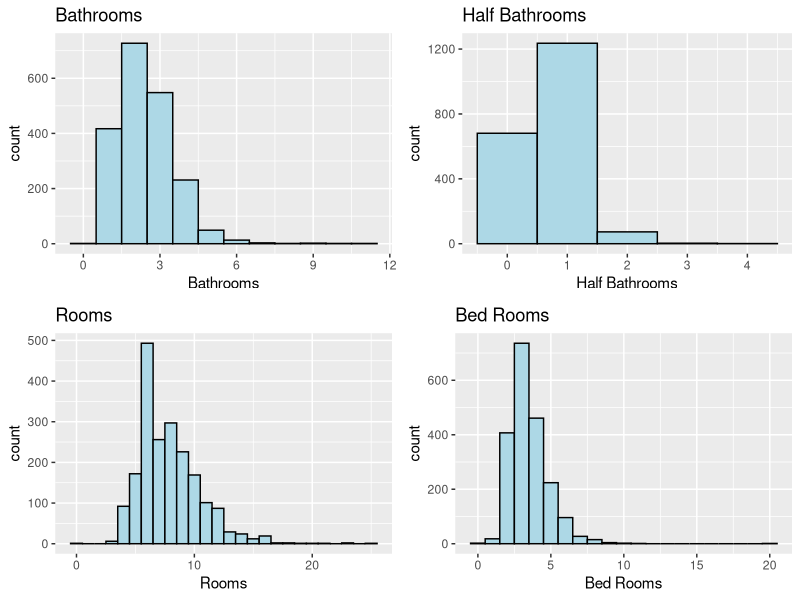
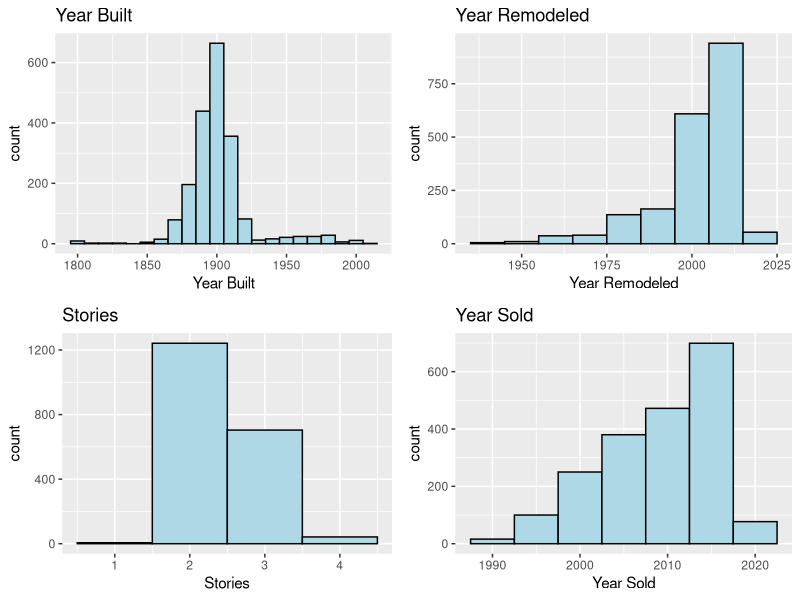
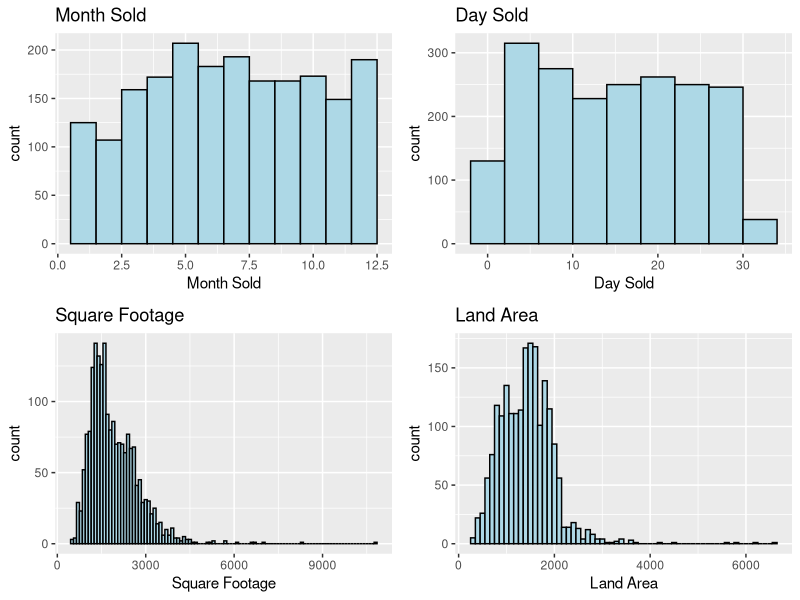
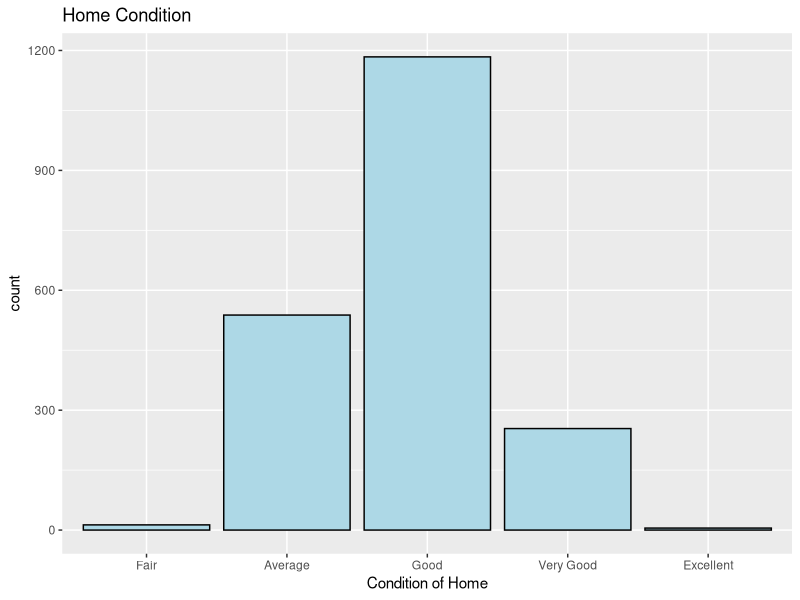
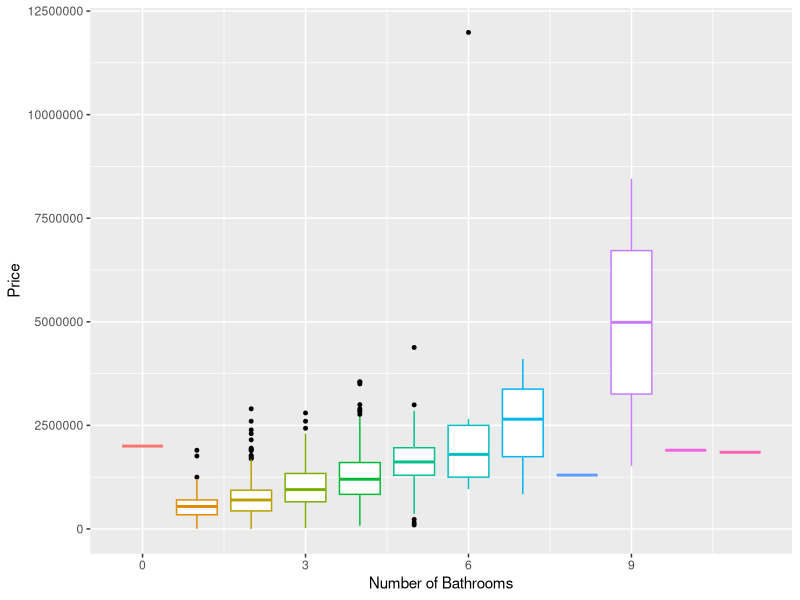
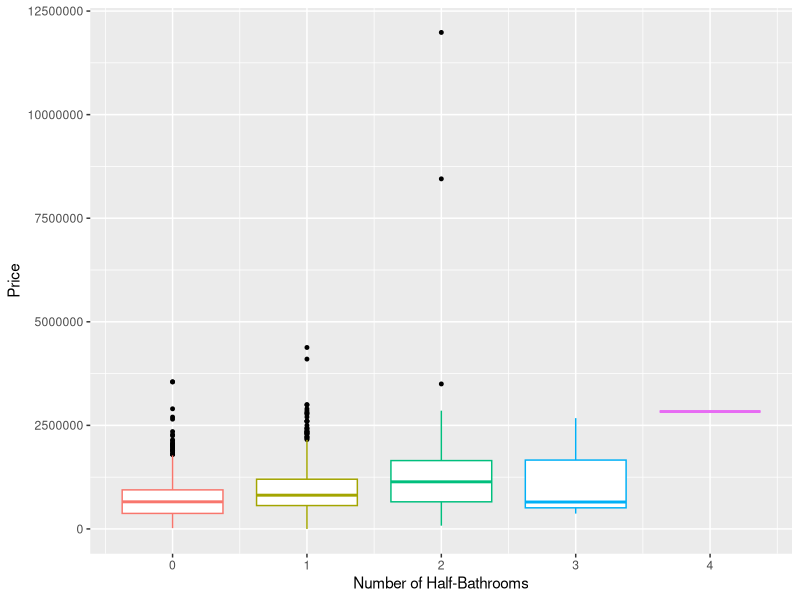
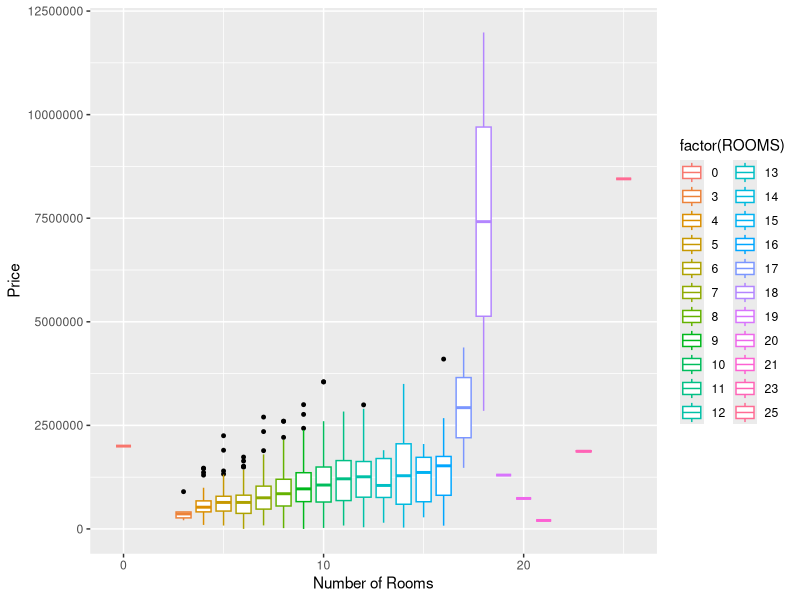
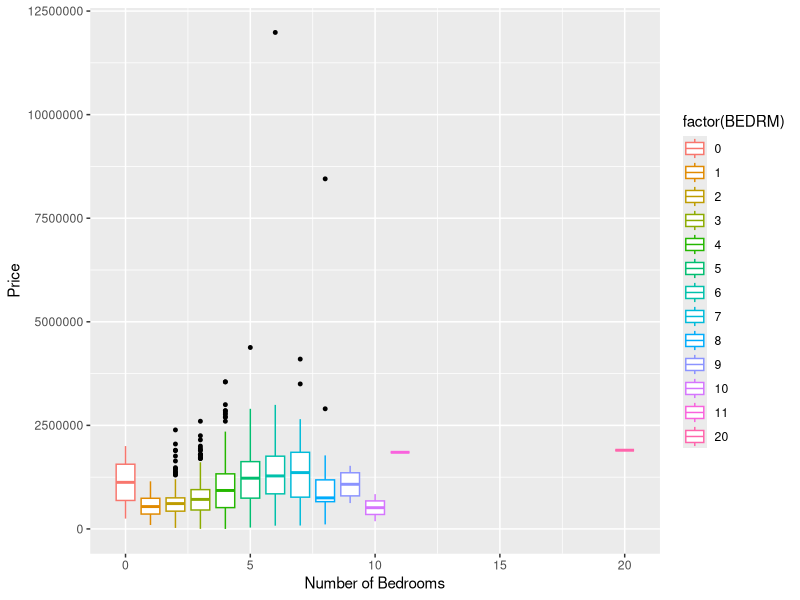

These figures' R source, in order:
## ---- chunk 1
knitr::opts_chunk$set(echo = TRUE)
library(ggplot2)
library(dplyr)
library(readr)
library(car)
library(broom)
library(corrplot)
library(gridExtra)
## ---- chunk 2

houses <- read.csv("DC_properties_clean.csv")

excl_rows <- houses[sample(nrow(houses), 5), ] # Exclude Random Rows
houses <- setdiff(houses, excl_rows)

houses$CNDTN <- factor(houses$CNDTN, order = TRUE, levels = c("Fair", "Average", "Good", "Very Good", "Excellent"))

## ---- chunk 3

summary(houses)

## ---- chunk 4

require(gridExtra)

plot1 <- ggplot(houses, aes(x = BATHRM))+
  geom_histogram(color="black", fill="light blue", binwidth = 1)+
  labs(x="Bathrooms", title="Bathrooms")

plot2 <- ggplot(houses, aes(x = HF_BATHRM))+
  geom_histogram(color="black", fill="light blue", binwidth = 1)+
  labs(x="Half Bathrooms", title="Half Bathrooms")

plot3 <- ggplot(houses, aes(x = ROOMS))+
  geom_histogram(color="black", fill="light blue", binwidth = 1)+
  labs(x="Rooms", title="Rooms")

plot4 <- ggplot(houses, aes(x = BEDRM))+
  geom_histogram(color="black", fill="light blue", binwidth = 1)+
  labs(x="Bed Rooms", title="Bed Rooms")

grid.arrange(plot1, plot2, plot3, plot4, nrow =2, ncol = 2)



plot5 <- ggplot(houses, aes(x = AYB))+
  geom_histogram(color="black", fill="light blue", binwidth = 10)+
  labs(x="Year Built", title="Year Built")

plot6 <- ggplot(houses, aes(x = YR_RMDL))+
  geom_histogram(color="black", fill="light blue", binwidth = 10)+
  labs(x="Year Remodeled", title="Year Remodeled")

plot7 <- ggplot(houses, aes(x = STORIES))+
  geom_histogram(color="black", fill="light blue", binwidth = 1)+
  labs(x="Stories", title="Stories")

plot8 <- ggplot(houses, aes(x = SALEYEAR))+
  geom_histogram(color="black", fill="light blue", binwidth = 5)+
  labs(x="Year Sold", title="Year Sold")

grid.arrange(plot5, plot6, plot7, plot8, nrow =2, ncol = 2)



plot9 <- ggplot(houses, aes(x = SALEMONTH))+
  geom_histogram(color="black", fill="light blue", binwidth = 1)+
  labs(x="Month Sold", title="Month Sold")

plot10 <- ggplot(houses, aes(x = SALEDAY))+
  geom_histogram(color="black", fill="light blue", binwidth = 4)+
  labs(x="Day Sold", title="Day Sold")

plot11 <- ggplot(houses, aes(x = GBA))+
  geom_histogram(color="black", fill="light blue", binwidth = 100)+
  labs(x="Square Footage", title="Square Footage")

plot12 <- ggplot(houses, aes(x = LANDAREA))+
  geom_histogram(color="black", fill="light blue", binwidth = 100)+
  labs(x="Land Area", title="Land Area")

grid.arrange(plot9, plot10, plot11, plot12, nrow =2, ncol = 2)


ggplot(houses, aes(x = CNDTN))+
  geom_bar(color="black", fill="light blue")+
  labs(x="Condition of Home", title="Home Condition")

## ---- chunk 5

ggplot(houses, aes(x=BATHRM, y = PRICE, color = factor(BATHRM))) +
  geom_boxplot(outlier.color = "black", outlier.size = 1, show.legend = FALSE) +
  labs(x="Number of Bathrooms", y="Price")
    
ggplot(houses, aes(x=HF_BATHRM, y=PRICE, color = factor(HF_BATHRM))) +
  geom_boxplot(outlier.color = "black", outlier.size = 1, show.legend = FALSE) +
  labs(x="Number of Half-Bathrooms", y="Price")

ggplot(houses, aes(x=ROOMS, y=PRICE, color = factor(ROOMS))) +
  geom_boxplot(outlier.color = "black", outlier.size = 1) +
  labs(x="Number of Rooms", y="Price")

ggplot(houses, aes(x=BEDRM, y=PRICE, color = factor(BEDRM))) +
  geom_boxplot(outlier.color = "black", outlier.size = 1) +
  labs(x="Number of Bedrooms", y="Price")


ggplot(houses, aes(x=AYB, y=PRICE, color = factor(AYB))) +
  geom_boxplot(outlier.color = "black", outlier.size = 1, show.legend = FALSE) +
  labs(x="Year Built", y="Price")

ggplot(houses, aes(x=YR_RMDL, y=PRICE, color = factor(YR_RMDL))) +
  geom_boxplot(outlier.color = "black", outlier.size = 1, show.legend = FALSE) +
  labs(x="Year Remodeled", y="Price") +
  coord_flip()

ggplot(houses, aes(x=STORIES, y=PRICE, color = factor(STORIES))) +
  geom_boxplot(outlier.color = "black", outlier.size = 1) +
  labs(x="Number of Stories", y="Price")

ggplot(houses, aes(x=SALEYEAR, y=PRICE, color = factor(SALEYEAR))) +
  geom_boxplot(outlier.color = "black", outlier.size = 1) +
  labs(x="Year of Most Recent Sale", y="Price")

ggplot(houses, aes(x=GBA, y=PRICE)) +
  geom_boxplot(outlier.color = "black", outlier.size = 1) +
  labs(x="Gross Building Area", y="Price")

ggplot(houses, aes(x=CNDTN, y=PRICE, color = factor(CNDTN))) +
  geom_boxplot(outlier.color = "black", outlier.size = 1) +
  labs(x="Condition", y="Price")

ggplot(houses, aes(x=LANDAREA, y=PRICE)) +
  geom_boxplot(outlier.color = "black", outlier.size = 1) +
  labs(x="Land Area", y="Price")

## ---- chunk 6

# scatterplots
require(gridExtra)

# price by room
scat1 <- ggplot(houses, aes(x = ROOMS, y = PRICE)) + 
  geom_point()

# price by year most recently sold
scat2 <- ggplot(houses, aes(x = SALEYEAR, y = PRICE)) + 
  geom_point()

# price by month of most recent sale date
scat3 <- ggplot(houses, aes(x = SALEMONTH, y = PRICE)) + 
  geom_point()

# price by day of month of most recent sale date
scat4 <- ggplot(houses, aes(x = SALEDAY, y = PRICE)) + 
  geom_point()

grid.arrange(scat1, scat2, scat3, scat4, nrow = 2,  ncol = 2)

# price by number of bathrooms
scat5 <- ggplot(houses, aes(x = BATHRM, y = PRICE)) + 
  geom_point()

# price by number of half-bathrooms
scat6 <- ggplot(houses, aes(x = HF_BATHRM, y = PRICE)) + 
  geom_point()

# price by number of bedrooms
scat7 <- ggplot(houses, aes(x = BEDRM, y = PRICE)) + 
  geom_point()

# price by year built
scat8 <- ggplot(houses, aes(x = AYB, y = PRICE)) + 
  geom_point()

grid.arrange(scat5, scat6, scat7, scat8, nrow = 2,  ncol = 2)

# price by year of remodel
scat9 <- ggplot(houses, aes(x = YR_RMDL, y = PRICE)) + 
  geom_point()

# price by number of stories
scat10 <- ggplot(houses, aes(x = STORIES, y = PRICE)) + 
  geom_point()

# price by Gross Building Area
scat11 <- ggplot(houses, aes(x = GBA, y = PRICE)) + 
  geom_point()

# price by condition
scat12 <- ggplot(houses, aes(x = CNDTN, y = PRICE)) + 
  geom_point()

grid.arrange(scat9, scat10, scat11, scat12, nrow = 2,  ncol = 2)

# price by Land Area
ggplot(houses, aes(x = LANDAREA, y = PRICE)) + 
  geom_point()

## ---- chunk 7

corr_matrix <- cor(data.frame(houses$HF_BATHRM, houses$BATHRM, houses$ROOMS, houses$BEDRM,houses$AYB, houses$YR_RMDL, houses$PRICE, houses$SALEYEAR, houses$STORIES, houses$LANDAREA, houses$GBA))
colnames(corr_matrix) <- c("Half-bath", "Bathrooms", "Rooms", "Bedrooms", "Year Built", "Year Remodeled", "Price", "Sale Year", "Stories", "Landarea", "Building Area")
rownames(corr_matrix) <- c("Half-bath", "Bathrooms", "Rooms", "Bedrooms", "Year Built", "Year Remodeled", "Price", "Sale Year", "Stories", "Landarea", "Building Area")
corrplot(corr_matrix, method = "circle", type = "upper", order = "hclust", 
         tl.col = "black", tl.srt = 36, insig = NULL, col = c("red", "blue"))

## ---- chunk 8

# 5. Identification and evaluation of suitable model

fit <- lm(data = houses, PRICE ~ BATHRM + HF_BATHRM  + ROOMS + BEDRM + AYB + YR_RMDL + STORIES + SALEMONTH + SALEDAY + SALEYEAR + GBA + CNDTN + LANDAREA)

# Review p-values, check sign of estimates

summary(fit)

## ---- chunk 9

# Review ANOVA and compare F statistic

anova(fit)

## ---- chunk 10

# Residual plot and look for non-constant variance

fit.df <- augment(fit)
ggplot(fit.df, aes(x = .fitted, y = .resid))+
  geom_point()+
  geom_hline(yintercept = 0, linetype = 2)+
  labs( x = "Fitted Values", y = "Residuals")

## ---- chunk 11
# Shapiro-Wilk test for normality

shapiro.test(fit$residuals)

## ---- chunk 12
# ncvTest for constant variance

ncvTest(fit)

## ---- chunk 13

# Variance Inflation Factor (used to identify multicllinearity >= 10)

vif(fit)

## ---- chunk 14
# Review R2 value
# From summary above: adjusted R^2 = .6984

# Drop non-significant predictor variables (Droped AYB: +.0002, Rooms: No change, other lower)
fit <- lm(data = houses, PRICE ~ BATHRM + HF_BATHRM  +  BEDRM + YR_RMDL + STORIES + SALEMONTH + SALEDAY + SALEYEAR + GBA + CNDTN + LANDAREA)
#summary(fit)

# If multicollinearity is present, drop one correlated variable (None present)

#Variable Transformations
#powerTransform(houses$HF_BATHRM+1) # .776
#powerTransform(houses$BEDRM+1) # -.130
#powerTransform(houses$STORIES+1) # -2.084
#powerTransform(houses$SALEMONTH) # .809
#powerTransform(houses$SALEYEAR-1990) # 1.48 - didn't help
#powerTransform(houses$GBA) # -.08 -> LOG
#powerTransform(houses$LANDAREA) # .35 -> SQRT

fit <- lm(data = houses, PRICE ~  BATHRM  + HF_BATHRM  + BEDRM + log(BEDRM+1) + STORIES  + SALEMONTH + SALEDAY + SALEYEAR  + GBA + log(GBA) + CNDTN + LANDAREA )
#summary(fit) # R^2 increased to .7269

# Transform the outcome variable if the residual plot looks suspicious
powerTransform(houses$PRICE) #.33 -> sqrt

# log lowers R2: .6589
fit1 <- lm(data = houses, log(PRICE) ~ BATHRM  + HF_BATHRM  + BEDRM + log(BEDRM+1) + STORIES  + SALEMONTH + SALEDAY + SALEYEAR  + GBA + log(GBA) + CNDTN + LANDAREA )
#summary(fit1)
# sqrt increase R2: .7481, drop YR_RMDL + .0001
fit2 <- lm(data = houses, sqrt(PRICE) ~ BATHRM  + HF_BATHRM  + BEDRM + log(BEDRM+1) + STORIES  + SALEMONTH + SALEDAY + SALEYEAR  + GBA + log(GBA) + CNDTN + LANDAREA )
#summary(fit2)
# inverse drastically decrease
fit3 <- lm(data = houses, I(1/PRICE) ~ BATHRM  + HF_BATHRM  + BEDRM + log(BEDRM+1) + STORIES  + SALEMONTH + SALEDAY + SALEYEAR  + GBA + log(GBA) + CNDTN + LANDAREA )
#summary(fit3)

## ---- chunk 15

fit_final <- lm(data = houses, sqrt(PRICE) ~  BATHRM  + HF_BATHRM  + BEDRM  + log(BEDRM+1) + STORIES  + SALEMONTH + SALEDAY + SALEYEAR  + GBA + log(GBA) + CNDTN + LANDAREA )
summary(fit_final) # R^2 increased to .7481

fit_final.df <- augment(fit_final)
ggplot(fit_final.df, aes(x = .fitted, y = .resid))+
  geom_point()+
  geom_hline(yintercept = 0, linetype = 2)+
  labs( x = "Fitted Values", y = "Residuals")

## ---- chunk 16

#using AIC & BIC for model comparison
cat("Initial Model AIC: ", AIC(fit))
cat("Initial Model BIC: ", BIC(fit))
cat("Final Model AIC: ", AIC(fit_final))
cat("Final Model BIC: ", BIC(fit_final))

# The AIC and BIC for fit_final are both lower, so that is the better model

## ---- chunk 17

excl_rows
## ---- chunk 18

# 6. Application of the model 

# Test on excluded rows
predict(fit_final, newdata = excl_rows, interval = "predict")

## ---- chunk 19
summary(houses$PRICE)
